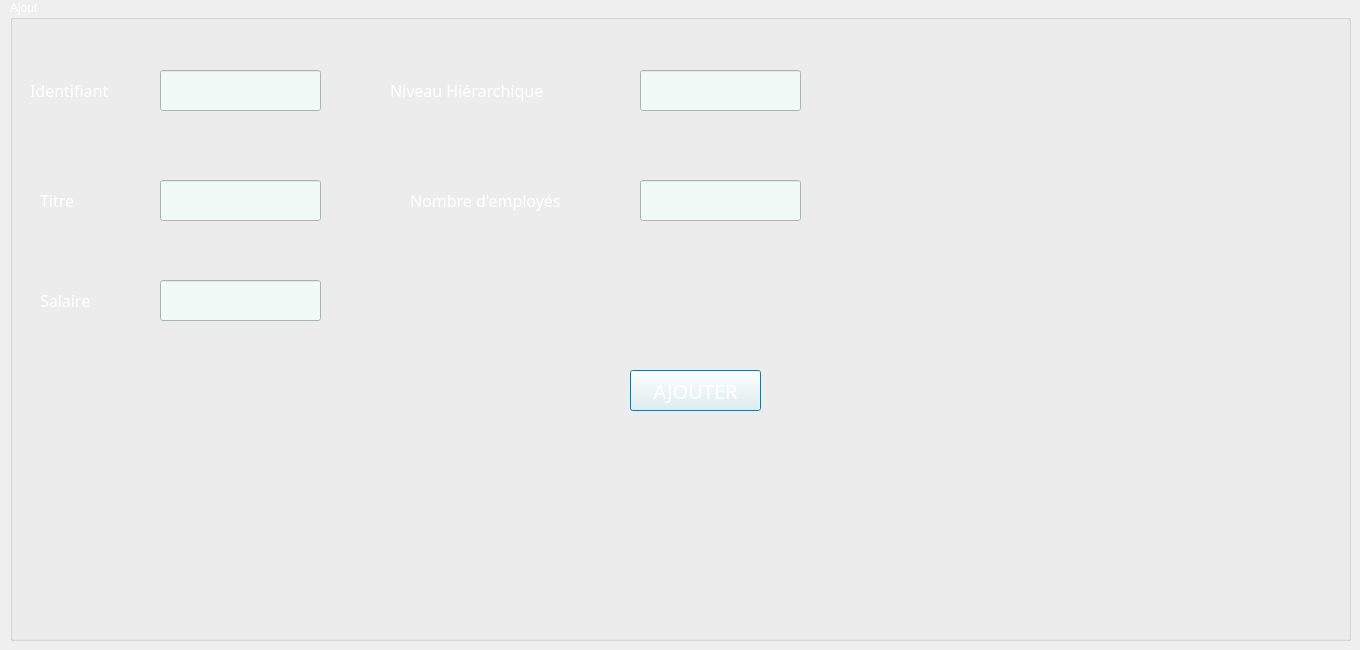
       <widget class="QWidget" name="tab_7">
        <attribute name="title">
         <string>Ajouter Poste</string>
        </attribute>
        <widget class="QGroupBox" name="groupBox_3">
         <property name="geometry">
          <rect>
           <x>10</x>
           <y>0</y>
           <width>1341</width>
           <height>641</height>
          </rect>
         </property>
         <property name="palette">
          <palette>
           <active>
            <colorrole role="WindowText">
             <brush brushstyle="SolidPattern">
              <color alpha="255">
               <red>255</red>
               <green>255</green>
               <blue>255</blue>
              </color>
             </brush>
            </colorrole>
            <colorrole role="Button">
             <brush brushstyle="SolidPattern">
              <color alpha="255">
               <red>242</red>
               <green>250</green>
               <blue>247</blue>
              </color>
             </brush>
            </colorrole>
            <colorrole role="Light">
             <brush brushstyle="SolidPattern">
              <color alpha="255">
               <red>255</red>
               <green>255</green>
               <blue>255</blue>
              </color>
             </brush>
            </colorrole>
            <colorrole role="Midlight">
             <brush brushstyle="SolidPattern">
              <color alpha="255">
               <red>205</red>
               <green>218</green>
               <blue>247</blue>
              </color>
             </brush>
            </colorrole>
            <colorrole role="Dark">
             <brush brushstyle="SolidPattern">
              <color alpha="255">
               <red>78</red>
               <green>91</green>
               <blue>120</blue>
              </color>
             </brush>
            </colorrole>
            <colorrole role="Mid">
             <brush brushstyle="SolidPattern">
              <color alpha="255">
               <red>104</red>
               <green>121</green>
               <blue>160</blue>
              </color>
             </brush>
            </colorrole>
            <colorrole role="Text">
             <brush brushstyle="SolidPattern">
              <color alpha="255">
               <red>255</red>
               <green>255</green>
               <blue>255</blue>
              </color>
             </brush>
            </colorrole>
            <colorrole role="BrightText">
             <brush brushstyle="SolidPattern">
              <color alpha="255">
               <red>255</red>
               <green>255</green>
               <blue>255</blue>
              </color>
             </brush>
            </colorrole>
            <colorrole role="ButtonText">
             <brush brushstyle="SolidPattern">
              <color alpha="255">
               <red>255</red>
               <green>255</green>
               <blue>255</blue>
              </color>
             </brush>
            </colorrole>
            <colorrole role="Base">
             <brush brushstyle="SolidPattern">
              <color alpha="255">
               <red>242</red>
               <green>250</green>
               <blue>247</blue>
              </color>
             </brush>
            </colorrole>
            <colorrole role="Window">
             <brush brushstyle="SolidPattern">
              <color alpha="255">
               <red>242</red>
               <green>250</green>
               <blue>247</blue>
              </color>
             </brush>
            </colorrole>
            <colorrole role="Shadow">
             <brush brushstyle="SolidPattern">
              <color alpha="255">
               <red>0</red>
               <green>0</green>
               <blue>0</blue>
              </color>
             </brush>
            </colorrole>
            <colorrole role="AlternateBase">
             <brush brushstyle="SolidPattern">
              <color alpha="255">
               <red>205</red>
               <green>218</green>
               <blue>247</blue>
              </color>
             </brush>
            </colorrole>
            <colorrole role="ToolTipBase">
             <brush brushstyle="SolidPattern">
              <color alpha="255">
               <red>255</red>
               <green>255</green>
               <blue>220</blue>
              </color>
             </brush>
            </colorrole>
            <colorrole role="ToolTipText">
             <brush brushstyle="SolidPattern">
              <color alpha="255">
               <red>0</red>
               <green>0</green>
               <blue>0</blue>
              </color>
             </brush>
            </colorrole>
            <colorrole role="PlaceholderText">
             <brush brushstyle="SolidPattern">
              <color alpha="128">
               <red>0</red>
               <green>0</green>
               <blue>0</blue>
              </color>
             </brush>
            </colorrole>
           </active>
           <inactive>
            <colorrole role="WindowText">
             <brush brushstyle="SolidPattern">
              <color alpha="255">
               <red>255</red>
               <green>255</green>
               <blue>255</blue>
              </color>
             </brush>
            </colorrole>
            <colorrole role="Button">
             <brush brushstyle="SolidPattern">
              <color alpha="255">
               <red>242</red>
               <green>250</green>
               <blue>247</blue>
              </color>
             </brush>
            </colorrole>
            <colorrole role="Light">
             <brush brushstyle="SolidPattern">
              <color alpha="255">
               <red>255</red>
               <green>255</green>
               <blue>255</blue>
              </color>
             </brush>
            </colorrole>
            <colorrole role="Midlight">
             <brush brushstyle="SolidPattern">
              <color alpha="255">
               <red>205</red>
               <green>218</green>
               <blue>247</blue>
              </color>
             </brush>
            </colorrole>
            <colorrole role="Dark">
             <brush brushstyle="SolidPattern">
              <color alpha="255">
               <red>78</red>
               <green>91</green>
               <blue>120</blue>
              </color>
             </brush>
            </colorrole>
            <colorrole role="Mid">
             <brush brushstyle="SolidPattern">
              <color alpha="255">
               <red>104</red>
               <green>121</green>
               <blue>160</blue>
              </color>
             </brush>
            </colorrole>
            <colorrole role="Text">
             <brush brushstyle="SolidPattern">
              <color alpha="255">
               <red>255</red>
               <green>255</green>
               <blue>255</blue>
              </color>
             </brush>
            </colorrole>
            <colorrole role="BrightText">
             <brush brushstyle="SolidPattern">
              <color alpha="255">
               <red>255</red>
               <green>255</green>
               <blue>255</blue>
              </color>
             </brush>
            </colorrole>
            <colorrole role="ButtonText">
             <brush brushstyle="SolidPattern">
              <color alpha="255">
               <red>255</red>
               <green>255</green>
               <blue>255</blue>
              </color>
             </brush>
            </colorrole>
            <colorrole role="Base">
             <brush brushstyle="SolidPattern">
              <color alpha="255">
               <red>242</red>
               <green>250</green>
               <blue>247</blue>
              </color>
             </brush>
            </colorrole>
            <colorrole role="Window">
             <brush brushstyle="SolidPattern">
              <color alpha="255">
               <red>242</red>
               <green>250</green>
               <blue>247</blue>
              </color>
             </brush>
            </colorrole>
            <colorrole role="Shadow">
             <brush brushstyle="SolidPattern">
              <color alpha="255">
               <red>0</red>
               <green>0</green>
               <blue>0</blue>
              </color>
             </brush>
            </colorrole>
            <colorrole role="AlternateBase">
             <brush brushstyle="SolidPattern">
              <color alpha="255">
               <red>205</red>
               <green>218</green>
               <blue>247</blue>
              </color>
             </brush>
            </colorrole>
            <colorrole role="ToolTipBase">
             <brush brushstyle="SolidPattern">
              <color alpha="255">
               <red>255</red>
               <green>255</green>
               <blue>220</blue>
              </color>
             </brush>
            </colorrole>
            <colorrole role="ToolTipText">
             <brush brushstyle="SolidPattern">
              <color alpha="255">
               <red>0</red>
               <green>0</green>
               <blue>0</blue>
              </color>
             </brush>
            </colorrole>
            <colorrole role="PlaceholderText">
             <brush brushstyle="SolidPattern">
              <color alpha="128">
               <red>0</red>
               <green>0</green>
               <blue>0</blue>
              </color>
             </brush>
            </colorrole>
           </inactive>
           <disabled>
            <colorrole role="WindowText">
             <brush brushstyle="SolidPattern">
              <color alpha="255">
               <red>255</red>
               <green>255</green>
               <blue>255</blue>
              </color>
             </brush>
            </colorrole>
            <colorrole role="Button">
             <brush brushstyle="SolidPattern">
              <color alpha="255">
               <red>242</red>
               <green>250</green>
               <blue>247</blue>
              </color>
             </brush>
            </colorrole>
            <colorrole role="Light">
             <brush brushstyle="SolidPattern">
              <color alpha="255">
               <red>255</red>
               <green>255</green>
               <blue>255</blue>
              </color>
             </brush>
            </colorrole>
            <colorrole role="Midlight">
             <brush brushstyle="SolidPattern">
              <color alpha="255">
               <red>205</red>
               <green>218</green>
               <blue>247</blue>
              </color>
             </brush>
            </colorrole>
            <colorrole role="Dark">
             <brush brushstyle="SolidPattern">
              <color alpha="255">
               <red>78</red>
               <green>91</green>
               <blue>120</blue>
              </color>
             </brush>
            </colorrole>
            <colorrole role="Mid">
             <brush brushstyle="SolidPattern">
              <color alpha="255">
               <red>104</red>
               <green>121</green>
               <blue>160</blue>
              </color>
             </brush>
            </colorrole>
            <colorrole role="Text">
             <brush brushstyle="SolidPattern">
              <color alpha="255">
               <red>255</red>
               <green>255</green>
               <blue>255</blue>
              </color>
             </brush>
            </colorrole>
            <colorrole role="BrightText">
             <brush brushstyle="SolidPattern">
              <color alpha="255">
               <red>255</red>
               <green>255</green>
               <blue>255</blue>
              </color>
             </brush>
            </colorrole>
            <colorrole role="ButtonText">
             <brush brushstyle="SolidPattern">
              <color alpha="255">
               <red>255</red>
               <green>255</green>
               <blue>255</blue>
              </color>
             </brush>
            </colorrole>
            <colorrole role="Base">
             <brush brushstyle="SolidPattern">
              <color alpha="255">
               <red>242</red>
               <green>250</green>
               <blue>247</blue>
              </color>
             </brush>
            </colorrole>
            <colorrole role="Window">
             <brush brushstyle="SolidPattern">
              <color alpha="255">
               <red>242</red>
               <green>250</green>
               <blue>247</blue>
              </color>
             </brush>
            </colorrole>
            <colorrole role="Shadow">
             <brush brushstyle="SolidPattern">
              <color alpha="255">
               <red>0</red>
               <green>0</green>
               <blue>0</blue>
              </color>
             </brush>
            </colorrole>
            <colorrole role="AlternateBase">
             <brush brushstyle="SolidPattern">
              <color alpha="255">
               <red>156</red>
               <green>181</green>
               <blue>240</blue>
              </color>
             </brush>
            </colorrole>
            <colorrole role="ToolTipBase">
             <brush brushstyle="SolidPattern">
              <color alpha="255">
               <red>255</red>
               <green>255</green>
               <blue>220</blue>
              </color>
             </brush>
            </colorrole>
            <colorrole role="ToolTipText">
             <brush brushstyle="SolidPattern">
              <color alpha="255">
               <red>0</red>
               <green>0</green>
               <blue>0</blue>
              </color>
             </brush>
            </colorrole>
            <colorrole role="PlaceholderText">
             <brush brushstyle="SolidPattern">
              <color alpha="128">
               <red>0</red>
               <green>0</green>
               <blue>0</blue>
              </color>
             </brush>
            </colorrole>
           </disabled>
          </palette>
         </property>
         <property name="title">
          <string>Ajout</string>
         </property>
         <widget class="QLabel" name="id_poste_label">
          <property name="geometry">
           <rect>
            <x>20</x>
            <y>80</y>
            <width>121</width>
            <height>21</height>
           </rect>
          </property>
          <property name="maximumSize">
           <size>
            <width>300</width>
            <height>16777215</height>
           </size>
          </property>
          <property name="baseSize">
           <size>
            <width>0</width>
            <height>0</height>
           </size>
          </property>
          <property name="font">
           <font>
            <family>Corbel</family>
            <pointsize>12</pointsize>
            <weight>50</weight>
            <italic>false</italic>
            <bold>false</bold>
           </font>
          </property>
          <property name="lineWidth">
           <number>0</number>
          </property>
          <property name="text">
           <string>Identifiant</string>
          </property>
         </widget>
         <widget class="QLineEdit" name="id_line_Poste">
          <property name="geometry">
           <rect>
            <x>150</x>
            <y>70</y>
            <width>161</width>
            <height>41</height>
           </rect>
          </property>
         </widget>
         <widget class="QLineEdit" name="level_line_poste">
          <property name="geometry">
           <rect>
            <x>630</x>
            <y>70</y>
            <width>161</width>
            <height>41</height>
           </rect>
          </property>
         </widget>
         <widget class="QLineEdit" name="Title_line_poste_ajouter">
          <property name="geometry">
           <rect>
            <x>150</x>
            <y>180</y>
            <width>161</width>
            <height>41</height>
           </rect>
          </property>
         </widget>
         <widget class="QLineEdit" name="employee_nb_line_poste">
          <property name="geometry">
           <rect>
            <x>630</x>
            <y>180</y>
            <width>161</width>
            <height>41</height>
           </rect>
          </property>
         </widget>
         <widget class="QPushButton" name="ajouter_button_poste">
          <property name="geometry">
           <rect>
            <x>620</x>
            <y>370</y>
            <width>131</width>
            <height>41</height>
           </rect>
          </property>
          <property name="font">
           <font>
            <family>Corbel</family>
            <pointsize>15</pointsize>
            <weight>9</weight>
            <italic>false</italic>
            <bold>false</bold>
           </font>
          </property>
          <property name="text">
           <string>AJOUTER</string>
          </property>
          <property name="default">
           <bool>true</bool>
          </property>
          <property name="flat">
           <bool>false</bool>
          </property>
         </widget>
         <widget class="QLineEdit" name="salary_line_poste">
          <property name="geometry">
           <rect>
            <x>150</x>
            <y>280</y>
            <width>161</width>
            <height>41</height>
           </rect>
          </property>
         </widget>
         <widget class="QLabel" name="title_poste_label">
          <property name="geometry">
           <rect>
            <x>30</x>
            <y>190</y>
            <width>71</width>
            <height>21</height>
           </rect>
          </property>
          <property name="maximumSize">
           <size>
            <width>300</width>
            <height>16777215</height>
           </size>
          </property>
          <property name="baseSize">
           <size>
            <width>0</width>
            <height>0</height>
           </size>
          </property>
          <property name="font">
           <font>
            <family>Corbel</family>
            <pointsize>12</pointsize>
            <weight>50</weight>
            <italic>false</italic>
            <bold>false</bold>
           </font>
          </property>
          <property name="lineWidth">
           <number>0</number>
          </property>
          <property name="text">
           <string>Titre </string>
          </property>
         </widget>
         <widget class="QLabel" name="salary_poste_label">
          <property name="geometry">
           <rect>
            <x>30</x>
            <y>290</y>
            <width>121</width>
            <height>21</height>
           </rect>
          </property>
          <property name="maximumSize">
           <size>
            <width>300</width>
            <height>16777215</height>
           </size>
          </property>
          <property name="baseSize">
           <size>
            <width>0</width>
            <height>0</height>
           </size>
          </property>
          <property name="font">
           <font>
            <family>Corbel</family>
            <pointsize>12</pointsize>
            <weight>50</weight>
            <italic>false</italic>
            <bold>false</bold>
           </font>
          </property>
          <property name="lineWidth">
           <number>0</number>
          </property>
          <property name="text">
           <string>Salaire</string>
          </property>
         </widget>
         <widget class="QLabel" name="emp_numb_label">
          <property name="geometry">
           <rect>
            <x>400</x>
            <y>190</y>
            <width>181</width>
            <height>21</height>
           </rect>
          </property>
          <property name="maximumSize">
           <size>
            <width>300</width>
            <height>16777215</height>
           </size>
          </property>
          <property name="baseSize">
           <size>
            <width>0</width>
            <height>0</height>
           </size>
          </property>
          <property name="font">
           <font>
            <family>Corbel</family>
            <pointsize>12</pointsize>
            <weight>50</weight>
            <italic>false</italic>
            <bold>false</bold>
           </font>
          </property>
          <property name="lineWidth">
           <number>0</number>
          </property>
          <property name="text">
           <string>Nombre d'employés</string>
          </property>
         </widget>
         <widget class="QLabel" name="level_poste_label">
          <property name="geometry">
           <rect>
            <x>380</x>
            <y>80</y>
            <width>201</width>
            <height>21</height>
           </rect>
          </property>
          <property name="maximumSize">
           <size>
            <width>300</width>
            <height>16777215</height>
           </size>
          </property>
          <property name="baseSize">
           <size>
            <width>0</width>
            <height>0</height>
           </size>
          </property>
          <property name="font">
           <font>
            <family>Corbel</family>
            <pointsize>12</pointsize>
            <weight>50</weight>
            <italic>false</italic>
            <bold>false</bold>
           </font>
          </property>
          <property name="lineWidth">
           <number>0</number>
          </property>
          <property name="text">
           <string>Niveau Hiérarchique</string>
          </property>
         </widget>
         <widget class="QLabel" name="warning_poste_id">
          <property name="geometry">
           <rect>
            <x>150</x>
            <y>130</y>
            <width>211</width>
            <height>16</height>
           </rect>
          </property>
          <property name="styleSheet">
           <string notr="true">color:red</string>
          </property>
          <property name="text">
           <string/>
          </property>
         </widget>
         <widget class="QLabel" name="warning_poste_title">
          <property name="geometry">
           <rect>
            <x>150</x>
            <y>240</y>
            <width>211</width>
            <height>16</height>
           </rect>
          </property>
          <property name="styleSheet">
           <string notr="true">color:red</string>
          </property>
          <property name="text">
           <string/>
          </property>
         </widget>
         <widget class="QLabel" name="warning_poste_salary">
          <property name="geometry">
           <rect>
            <x>150</x>
            <y>340</y>
            <width>211</width>
            <height>16</height>
           </rect>
          </property>
          <property name="styleSheet">
           <string notr="true">color:red</string>
          </property>
          <property name="text">
           <string/>
          </property>
         </widget>
         <widget class="QLabel" name="warning_poste_h_level">
          <property name="geometry">
           <rect>
            <x>630</x>
            <y>130</y>
            <width>211</width>
            <height>16</height>
           </rect>
          </property>
          <property name="styleSheet">
           <string notr="true">color:red</string>
          </property>
          <property name="text">
           <string/>
          </property>
         </widget>
         <widget class="QLabel" name="warning_poste_emp_number">
          <property name="geometry">
           <rect>
            <x>640</x>
            <y>240</y>
            <width>211</width>
            <height>16</height>
           </rect>
          </property>
          <property name="styleSheet">
           <string notr="true">color:red</string>
          </property>
          <property name="text">
           <string/>
          </property>
         </widget>
        </widget>
       </widget>
